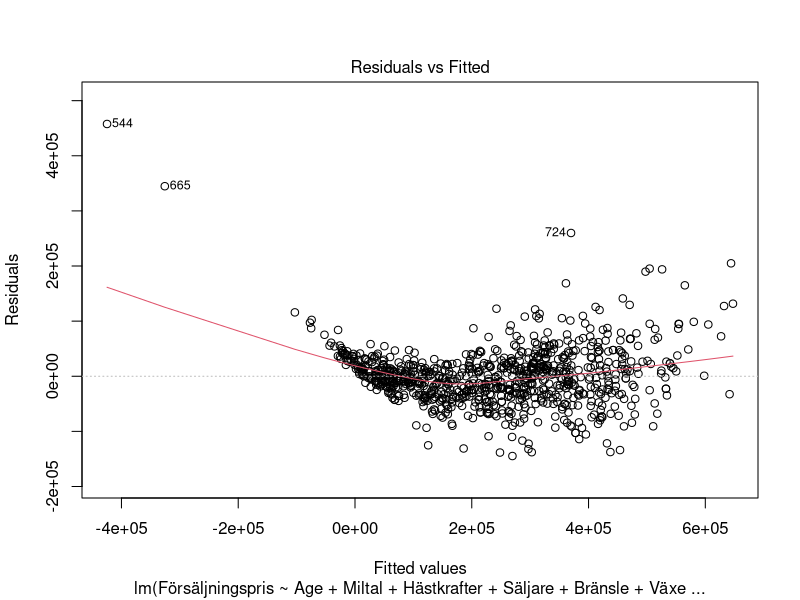
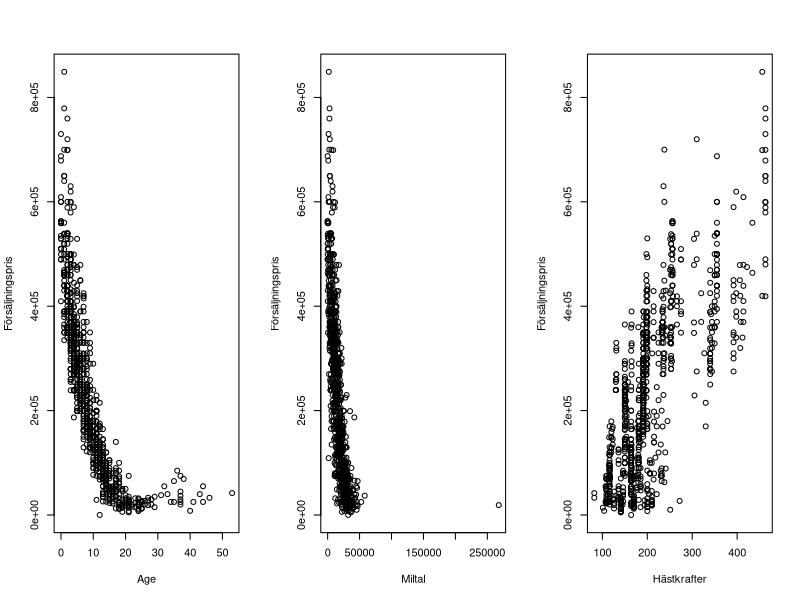
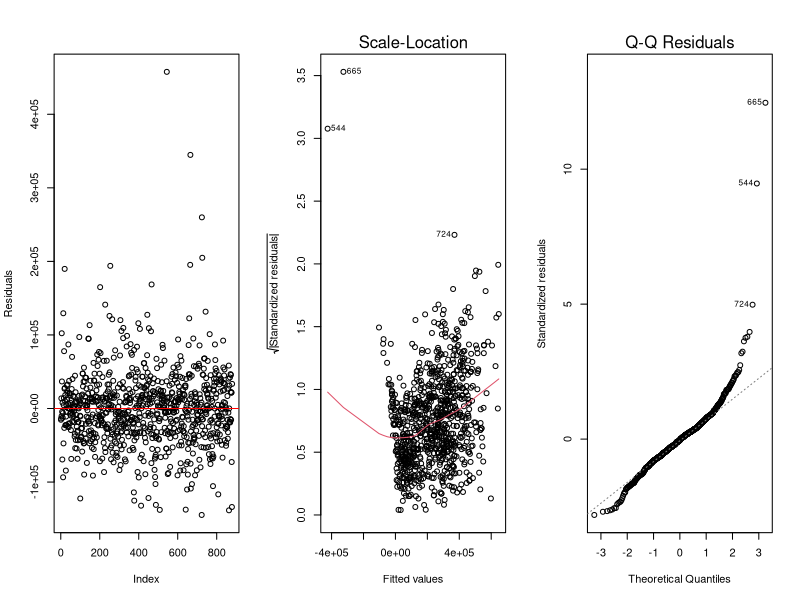
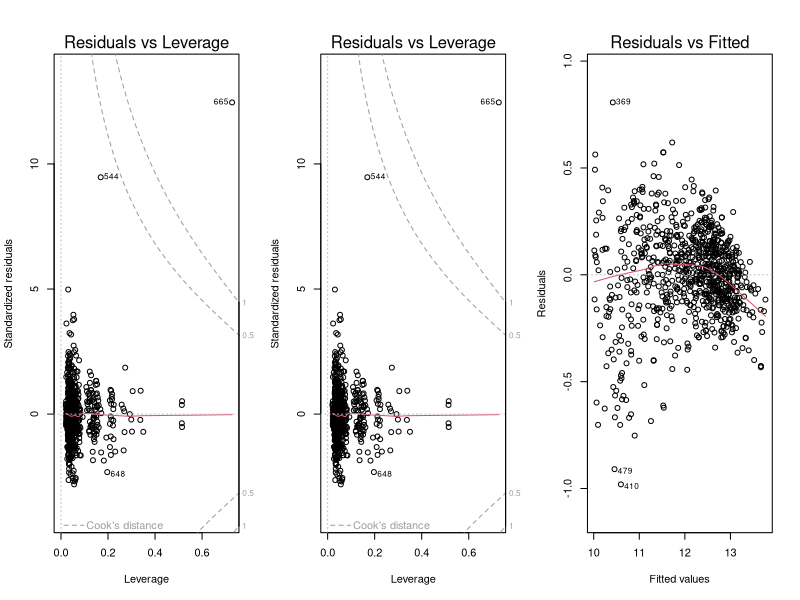
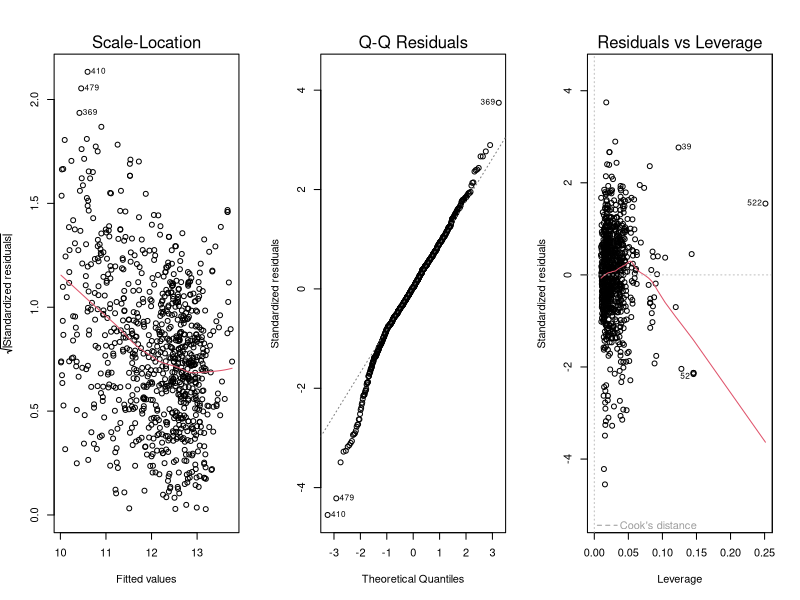
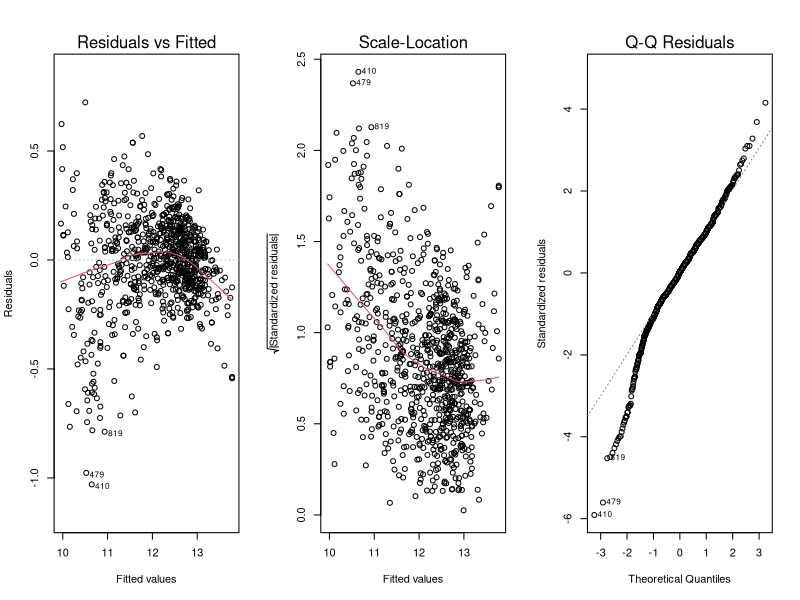
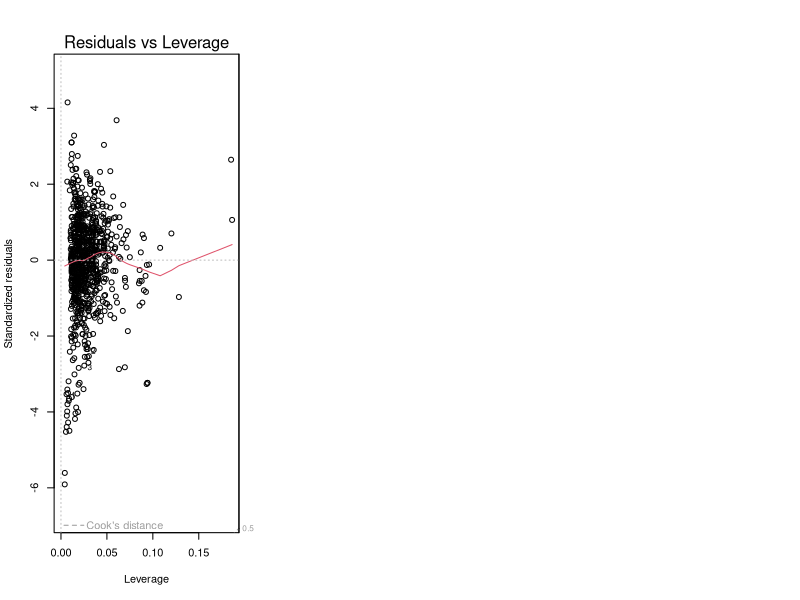
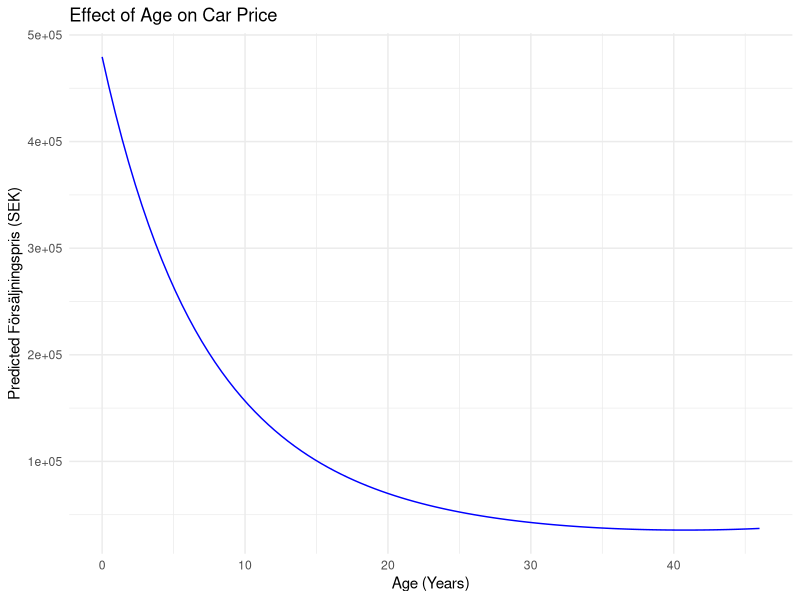

These figures' R source, in order:
library(readxl)
library(car)    
library(ggplot2) 
library(lmtest)
library(forcats)
library(dplyr)
library(sandwich)
library(lmtest)
library(MASS)


data <- read_excel("Datainsamling_volvo_sammanstalldV10.xlsx")

str(data)

summary(data)


data$Age <- 2025 - data$Modellår

data <- subset(data, select = -c(URL, Märke, Datum_i_trafik, Färg, Motorstorlek))

data$Säljare <- as.factor(data$Säljare)
data$Bränsle <- as.factor(data$Bränsle)
data$Växellåda <- as.factor(data$Växellåda)
data$Biltyp <- as.factor(data$Biltyp)
data$Drivning <- as.factor(data$Drivning)
data$Modell <- as.factor(data$Modell)
data$Region <- as.factor(data$Region)

data$Försäljningspris <- as.numeric(data$Försäljningspris)
data$Miltal <- as.numeric(data$Miltal)
data$Hästkrafter <- as.numeric(data$Hästkrafter)
data$Age <- as.numeric(data$Age)

colSums(is.na(data))

data <- na.omit(data[, c("Försäljningspris", "Age", "Miltal", "Hästkrafter", "Säljare", "Bränsle", "Växellåda", "Biltyp", "Drivning", "Modell", "Region")])

model2 <- lm(Försäljningspris ~ Age + Miltal + Hästkrafter + Säljare + Bränsle + Växellåda + Biltyp + Drivning + Modell + Region, data = data)


# 1. Non-linearity
plot(model2, which = 1)  # Residuals vs. Fitted
par(mfrow = c(1, 3))
plot(data$Age, data$Försäljningspris, xlab = "Age", ylab = "Försäljningspris")
plot(data$Miltal, data$Försäljningspris, xlab = "Miltal", ylab = "Försäljningspris")
plot(data$Hästkrafter, data$Försäljningspris, xlab = "Hästkrafter", ylab = "Försäljningspris")

# 2. Correlated residuals
library(lmtest)
dwtest(model2)
plot(resid(model2), type = "p", ylab = "Residuals", xlab = "Index")
abline(h = 0, col = "red")

# 3. Heteroskedasticity
plot(model2, which = 3)
bptest(model2)

# 4. Non-normality of residuals
plot(model2, which = 2)
shapiro.test(resid(model2))

# 5. Outliers
plot(model2, which = 5)
std_resid <- rstandard(model2)
outliers <- which(abs(std_resid) > 3)
if (length(outliers) > 0) print(data[outliers, ]) else print("No significant outliers detected.")

# 6. High leverage points
plot(model2, which = 5)
cooks_d <- cooks.distance(model2)
high_leverage <- which(cooks_d > 4 / nrow(data))
if (length(high_leverage) > 0) print(data[high_leverage, ]) else print("No high leverage points detected.")

# 7. Multicollinearity (already checked, but confirming)
cor(data[, c("Age", "Miltal", "Hästkrafter")], use = "complete.obs")
vif(model2)


# --- Transform variables ---
data$log_Pris <- log(data$Försäljningspris)
data$log_Miltal <- log(data$Miltal + 1)

# --- Simplify Modell only (no Region anymore) ---
data$Modell <- fct_lump(data$Modell, n = 10)

# --- Refit model without Region ---
model_fixed <- lm(log_Pris ~ poly(Age, 2) + log_Miltal + Hästkrafter +
                    Säljare + Bränsle + Växellåda + Biltyp + Drivning +
                    Modell, data = data)

# --- Identify problematic points ---
std_resid <- rstandard(model_fixed)
cooks_d <- cooks.distance(model_fixed)
outliers <- which(abs(std_resid) > 3)
high_leverage <- which(cooks_d > 4 / nrow(data))
problematic <- union(outliers, high_leverage)

# --- Remove those points and refit final model ---
data_clean <- data[-problematic, ]

model_final <- lm(log_Pris ~ poly(Age, 2) + log_Miltal + Hästkrafter +
                    Säljare + Bränsle + Växellåda + Biltyp + Drivning +
                    Modell, data = data_clean)


# Non-linearity
plot(model_final, which = 1)

# Correlated residuals
dwtest(model_final)

# Heteroskedasticity
plot(model_final, which = 3)
bptest(model_final)

# Non-normality
plot(model_final, which = 2)
shapiro.test(resid(model_final))

# Outliers
std_resid <- rstandard(model_final)
outliers <- which(abs(std_resid) > 3)
if (length(outliers) > 0) print(data_clean[outliers, ]) else print("No significant outliers detected.")

# High leverage points
plot(model_final, which = 5)

# Multicollinearity
vif(model_final)


model_robust <- rlm(log_Pris ~ poly(Age, 2) + log_Miltal + Hästkrafter + Säljare + Bränsle + Växellåda + Biltyp + Drivning + Modell, data = data_clean)
summary(model_robust)



# Non-linearity
plot(model_robust, which = 1)

# Correlated residuals
dwtest(model_robust)

# Heteroskedasticity
plot(model_robust, which = 3)
bptest(model_robust)

# Non-normality
plot(model_robust, which = 2)
shapiro.test(resid(model_robust))

# Outliers
std_resid <- rstandard(model_robust)
outliers <- which(abs(std_resid) > 3)
if (length(outliers) > 0) print(data_clean[outliers, ]) else print("No significant outliers detected.")

# High leverage points
plot(model_robust, which = 5)

# Multicollinearity
vif(model_robust)

summary(model_robust)

data_clean[c(410, 479), ]



# Create a new data frame for predictions
new_data_age <- data.frame(
  Age = seq(min(data_clean$Age), max(data_clean$Age), length.out = 100),
  log_Miltal = mean(data_clean$log_Miltal),
  Hästkrafter = mean(data_clean$Hästkrafter),
  Säljare = "Företag",
  Bränsle = "Bensin",
  Växellåda = "Automat",
  Biltyp = "Kombi",
  Drivning = "Fyrhjulsdriven",
  Modell = "V60"
)

# Predict log_Pris and convert to Försäljningspris
new_data_age$pred_log_Pris <- predict(model_robust, newdata = new_data_age)
new_data_age$pred_Pris <- exp(new_data_age$pred_log_Pris)

# Plot
ggplot(new_data_age, aes(x = Age, y = pred_Pris)) +
  geom_line(color = "blue") +
  labs(x = "Age (Years)", y = "Predicted Försäljningspris (SEK)", 
       title = "Effect of Age on Car Price") +
  theme_minimal()


new_data_miltal <- data.frame(
  Age = mean(data_clean$Age),
  log_Miltal = seq(min(data_clean$log_Miltal), max(data_clean$log_Miltal), length.out = 100),
  Hästkrafter = mean(data_clean$Hästkrafter),
  Säljare = "Företag",
  Bränsle = "Bensin",
  Växellåda = "Automat",
  Biltyp = "Kombi",
  Drivning = "Fyrhjulsdriven",
  Modell = "V60"
)

new_data_miltal$pred_log_Pris <- predict(model_robust, newdata = new_data_miltal)
new_data_miltal$pred_Pris <- exp(new_data_miltal$pred_log_Pris)

# Plot
ggplot(new_data_miltal, aes(x = exp(log_Miltal) - 1, y = pred_Pris)) +  # Convert back to Miltal
  geom_line(color = "red") +
  labs(x = "Mileage (Miltal)", y = "Predicted Försäljningspris (SEK)", 
       title = "Effect of Mileage on Car Price") +
  theme_minimal()



new_data_horsepower <- data.frame(
  Age = mean(data_clean$Age),
  log_Miltal = mean(data_clean$log_Miltal),
  Hästkrafter = seq(min(data_clean$Hästkrafter), max(data_clean$Hästkrafter), length.out = 100),
  Säljare = "Företag",
  Bränsle = "Bensin",
  Växellåda = "Automat",
  Biltyp = "Kombi",
  Drivning = "Fyrhjulsdriven",
  Modell = "V60"
)

new_data_horsepower$pred_log_Pris <- predict(model_robust, newdata = new_data_horsepower)
new_data_horsepower$pred_Pris <- exp(new_data_horsepower$pred_log_Pris)

# Plot
ggplot(new_data_horsepower, aes(x = Hästkrafter, y = pred_Pris)) +
  geom_line(color = "green") +
  labs(x = "Horsepower (Hästkrafter)", y = "Predicted Försäljningspris (SEK)", 
       title = "Effect of Horsepower on Car Price") +
  theme_minimal()


new_data_säljare <- data.frame(
  Age = mean(data_clean$Age),
  log_Miltal = mean(data_clean$log_Miltal),
  Hästkrafter = mean(data_clean$Hästkrafter),
  Säljare = factor(c("Företag", "Privat")),
  Bränsle = "Bensin",
  Växellåda = "Automat",
  Biltyp = "Kombi",
  Drivning = "Fyrhjulsdriven",
  Modell = "V60"
)

new_data_säljare$pred_log_Pris <- predict(model_robust, newdata = new_data_säljare)
new_data_säljare$pred_Pris <- exp(new_data_säljare$pred_log_Pris)

# Plot
ggplot(new_data_säljare, aes(x = Säljare, y = pred_Pris, fill = Säljare)) +
  geom_bar(stat = "identity") +
  labs(x = "Seller Type (Säljare)", y = "Predicted Försäljningspris (SEK)", 
       title = "Effect of Seller Type on Car Price") +
  theme_minimal()


new_data_modell <- data.frame(
  Age = mean(data_clean$Age),
  log_Miltal = mean(data_clean$log_Miltal),
  Hästkrafter = mean(data_clean$Hästkrafter),
  Säljare = "Företag",
  Bränsle = "Bensin",
  Växellåda = "Automat",
  Biltyp = "Kombi",
  Drivning = "Fyrhjulsdriven",
  Modell = factor(levels(data_clean$Modell))
)

new_data_modell$pred_log_Pris <- predict(model_robust, newdata = new_data_modell)
new_data_modell$pred_Pris <- exp(new_data_modell$pred_log_Pris)

# Plot
ggplot(new_data_modell, aes(x = Modell, y = pred_Pris, fill = Modell)) +
  geom_bar(stat = "identity") +
  labs(x = "Model (Modell)", y = "Predicted Försäljningspris (SEK)", 
       title = "Effect of Model on Car Price") +
  theme_minimal() +
  theme(axis.text.x = element_text(angle = 45, hjust = 1))


y <- data_clean$log_Pris
y_hat <- predict(model_robust)
rss <- sum((y - y_hat)^2)
tss <- sum((y - mean(y))^2)
pseudo_r2 <- 1 - rss / tss
pseudo_r2

summary(model_robust)

summary_model <- summary(model_robust)
t_values <- summary_model$coefficients[, "t value"]
p_values <- 2 * pt(-abs(t_values), df = summary_model$df[2])
cbind(summary_model$coefficients, "Pr(>|t|)" = p_values)
